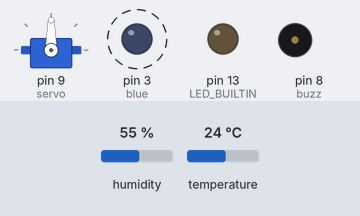
A sketch run on a simulated Arduino Uno, built with avr-gcc and run on an emulated ATmega328P. Parts: servo, output pins drawn as LEDs (lit = HIGH), buzzer (waves = sounding, pin HIGH). Dashed ring = blinking. Inputs (shaded band) come from the test bench; at power-on: temperature 24 °C, humidity 55 %. What the sketch prints to the serial monitor is not drawn.

Above: at 2.8 s.
2.9 s: temperature set to 41 °C
Timing chart, 0 to 12.5 s (numbered marks = the images above; inputs shaded):
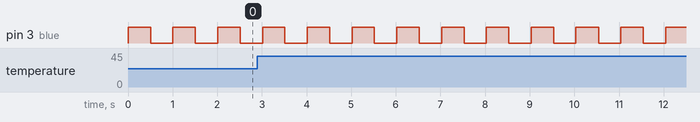

The sketch:

EECE-164_Mid_Project_Draft_0.ino
```cpp
#include <Servo.h>
#include <DHT.h>

#define DHTPIN 2
#define DHTTYPE DHT22

Servo doorServo;
DHT dht(DHTPIN, DHTTYPE);

const int blue = 3;
const int buzz = 8;
const int servo = 9;

void setup() {
  pinMode(LED_BUILTIN, OUTPUT);
  pinMode(blue, OUTPUT);
  pinMode(buzz, OUTPUT);
  doorServo.attach(servo);
  // DHT22
  Serial.begin(9600);
  dht.begin();
}

void loop() {

  digitalWrite(LED_BUILTIN, LOW);

  digitalWrite(blue, HIGH);
  //digitalWrite(buzz, HIGH);
  //doorServo.write(0);

  float temperature = dht.readTemperature();

  if (temperature >= 35.0) {
    Serial.println("WARNING: High temperature!");
  } else {
    Serial.println("Temperature is normal.\n");
  }

  Serial.print("Temperature: ");
  Serial.print(temperature);
  Serial.println(" °C");

  delay(500);

  digitalWrite(blue, LOW);
  digitalWrite(buzz, LOW);
  //doorServo.write(180);
  delay(500);
}
```

Measured:
- by itself, pin 3 (blue): alternates HIGH for 0.50 s and LOW for 0.50 s
